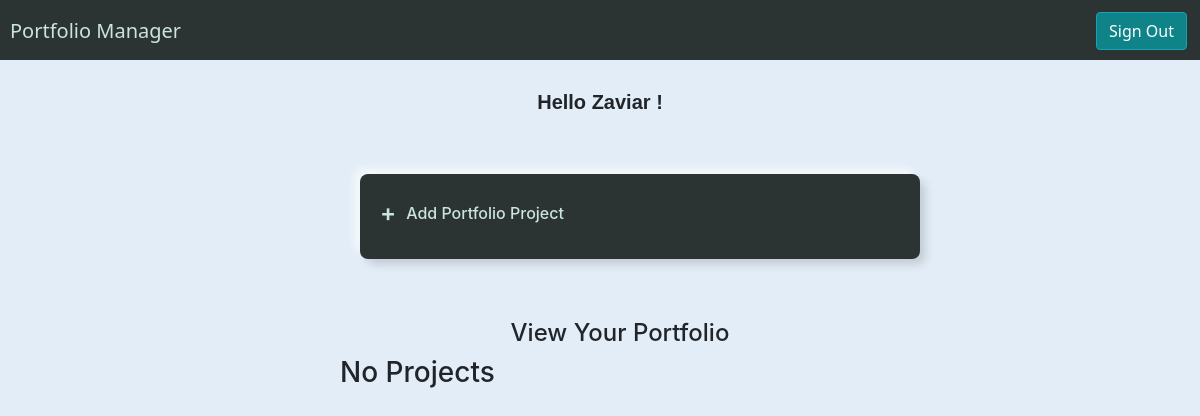
Before: /main (signed in) with the older database file.
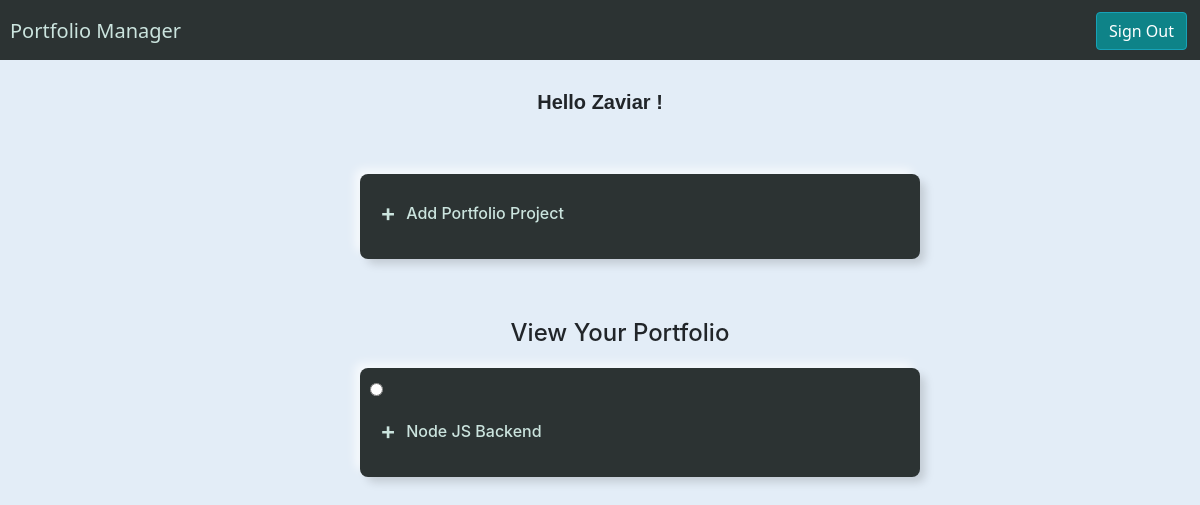
After: the same page with the newer database file.
### portfolioWebsite/models.py (models this page shows, shortened)
class Project(models.Model):
    user = models.ForeignKey(User, on_delete=models.CASCADE, null=True, blank=True)
    title = models.CharField(max_length= 200)
    description = models.TextField(null=True, blank=True)
    media = models.ImageField(null=True, blank = True, upload_to='images/')

### portfolioWebsite/views.py (the view)
# urls.py: path('main', views.main, name = 'main'),
def main(request):
    if request.method == 'POST':
        project_name = request.POST['project-name']
        description = request.POST['description']
        media = request.FILES['media-file']
        newProject =  Project(user = request.user, title = project_name, description = description, media = media)
        newProject.save()
    user = request.user
    projects = Project.objects.filter(user=user)
    return render(request, 'authentication/main.html', {'fname':user.first_name,'object_list': projects, 'show':True})

### templates/authentication/main.html (shortened to what this page needs)
<!DOCTYPE html>
<html lang="en">
<head>
    <link rel="stylesheet" href="https://cdn.jsdelivr.net/npm/bootstrap@4.4.1/dist/css/bootstrap.min.css">
    {% load static %}
    <link rel="stylesheet" href="{% static 'main.css' %}">
</head>
<body>
    <div class = 'header-box'>
        <h5>Portfolio Manager</h5>
        <button class="btn btn-info" id = 'btn'><a class = 'btn-text' href = '/signOut'>Sign Out</a></button>
    </div>
    <div class = 'user-data'>
        {% if user.is_authenticated %}
            <div class = 'name-display'>
                <h4 class = 'name'>Hello {{fname}} !</h4>
            </div>
        {%endif%}
    </div>
    {%if show%}
    <ul class = 'accordian'>
        <li>
            <label for = 'first'><h6 class = 'input-heading'>Add Portfolio Project</h6></label>
        </li>
    </ul>
    {%endif%}
        <ul class = 'accordian'>
            {%if show%}
            <h4 class = 'proj-heading'>View Your Portfolio</h4>
            {%else%}
            <h4 class = 'proj-heading'>View All Portfolios</h4>
            {%endif%}
        {% for project in object_list %}
        <li>
            <input type = 'radio' name = 'accordian' id = 'first-proj' unchecked>
            <label for = 'first-proj'><h6 class = 'input-heading'>{{project.title}}</h6></label>
        </li>
        {% empty %}
        <h3>No Projects</h3>
        {%endfor%}
    </ul>
</body>
</html>

Changed rows visible on the page:
added Project: title "Node JS Backend"
Other visible differences:
text no longer shown: "No Projects"
